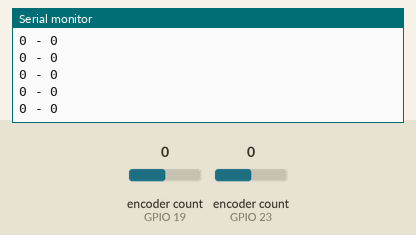
Recording of a sketch running on a simulated ESP32. Shown: the last lines printed to the serial monitor. The test bench sets the inputs (shaded band); at power-on: encoder count (sensors on GPIO 19, GPIO 23) 0.

Above: at 1.2 s.
1.3 s: encoder count (sensor on GPIO 19) set to 1
At 2.1 s:
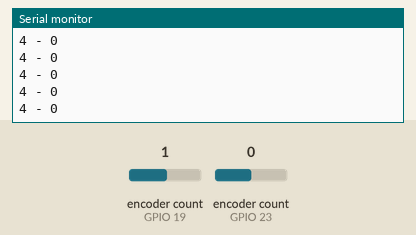
4.3 s: encoder count (sensor on GPIO 23) set to 1
At 4.8 s:
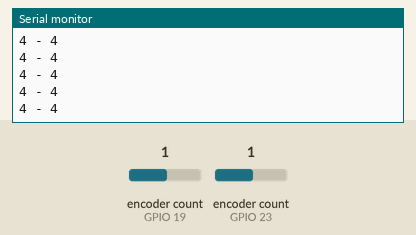
5.8 s: encoder count (sensor on GPIO 19) set to 2
At 6.7 s:
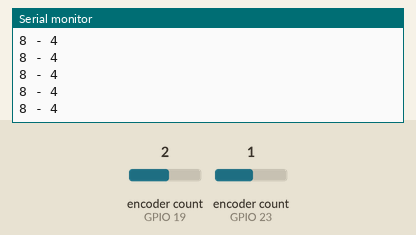
7.3 s: encoder count (sensor on GPIO 19) set to 3
At 8.3 s:
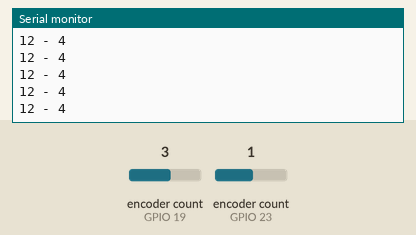
10.3 s: encoder count (sensor on GPIO 23) set to 2
At 10.8 s:
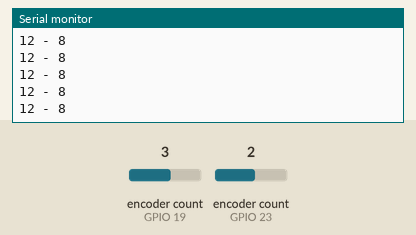
Timing chart, 0 to 12.8 s (numbered marks = the images above; inputs shaded):
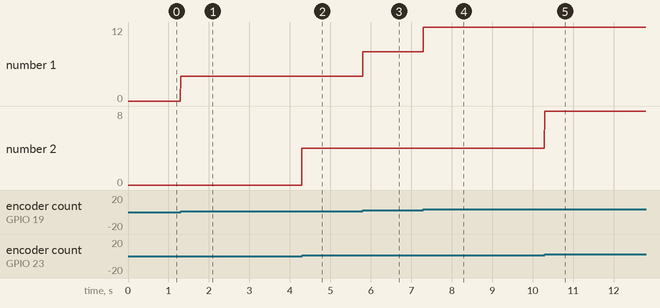

The sketch:

prueba_encoders.ino
```cpp
#include <Encoder.h>

Encoder encoder_der(23, 5);
Encoder encoder_izq(19, 18);
void setup() {
  Serial.begin(9600);

}

void loop() {
  Serial.print(encoder_izq.read());
  Serial.print(" - ");
  Serial.print(encoder_der.read());
  Serial.println();
}
```

Measured:
- after the input at 1.3 s, the serial monitor: prints a new line at once (image 1)
- after the input at 4.3 s, the serial monitor: prints a new line at once (image 2)
- after the input at 5.8 s, the serial monitor: prints a new line at once (image 3)
- after the input at 7.3 s, the serial monitor: prints a new line at once (image 4)
- after the input at 10.3 s, the serial monitor: prints a new line at once (image 5)
- plotted number 1: 0 → 4 after the input at 1.3 s, 4 → 8 after the input at 5.8 s, 8 → 12 after the input at 7.3 s
- plotted number 2: 0 → 4 after the input at 1.3 s
